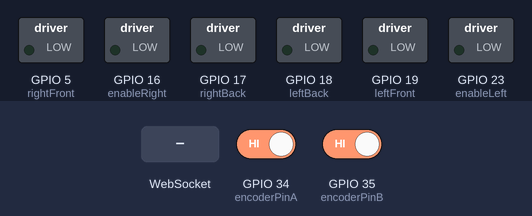
Simulated run of this sketch. Board: ESP32. Shown: switched loads named in the sketch (green lamp = pin HIGH). The inputs (shaded band) are chosen by the test bench; at power-on: GPIO 34 (encoderPinA) HIGH, GPIO 35 (encoderPinB) HIGH. WiFi joins after 1.5 s; servers stay silent unless stated; what the sketch prints to the serial monitor is not drawn.

Above: at 2.7 s.
2.8 s: WebSocket text "W" received
At 3.6 s:
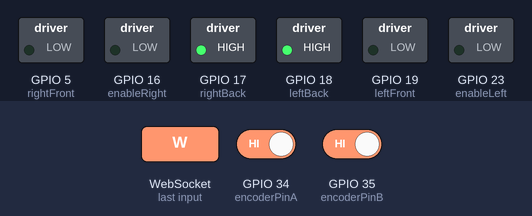
4.3 s: WebSocket text "S" received
5.8 s: WebSocket text "D" received
Timing chart, 0 to 8.8 s (numbered marks = the images above; inputs shaded):
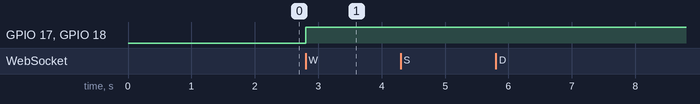

Measured:
- after the input at 2.8 s, GPIO 17 (rightBack), GPIO 18 (leftBack): LOW → HIGH at once
- after the input at 4.3 s, every drawn part: stays the same
- after the input at 5.8 s, every drawn part: stays the same

The sketch:

websocketserver.ino
```cpp
#include <WiFi.h>
#include <WebSocketsServer.h>
//#include <ESP32Servo.h>

//void movingForward();   void movingBackward();    void movingRight();       void movingLeft();

// Motor pins
const int leftFront = 19;
const int leftBack = 18;
const int rightFront = 5;
const int rightBack = 17;

const int enableLeft = 23;
int channel1 = 0;

const int enableRight = 16;
int channel2 = 1;

int freq = 1000;
int Res = 8;

/*Servo gripper;
Servo lift;
int pos0 = 0;
int pos1 = 0;
*/
// Encoder pins
const int encoderPinA = 34;
const int encoderPinB = 35;
volatile long encoder1Count = 0;
volatile long encoder2Count = 0;

long previousTime = 0;
float ePrevious = 0;
float eIntegral = 0;

float kp = 2.0;
float kd = 2.0;
float ki = 2.0;

//network credentials
const char * ssid = "gado";
const char * password = "21010716*22";
String text;
//Global varialbe defined with port 80
WebSocketsServer webSocket= WebSocketsServer(80);
// Called when websocket server receives any messages
void onWebSocketEvent(uint8_t num, WStype_t type, uint8_t * payload, size_t length){
      //Figure out the type of Websocket Event
      switch(type) {
          // Client has disconnected
          case WStype_DISCONNECTED:
            Serial.printf("[%u] Disconnected\n", num);
            break;

         //New client has connected to the server
         case WStype_CONNECTED:
          {
            IPAddress ip = webSocket.remoteIP(num);
            Serial.printf("[%u] Connected from: \n", num);
            Serial.println(ip.toString());
          }
          break;
          //Echo the text messages
          case WStype_TEXT:
           //Serial.printf("[%u] Text %s\n", num, payload);
            text = String((char*)payload);
            Serial.print("this is the recieved text: ");
            Serial.println(text);
            webSocket.sendTXT(num, payload);
            if(text == "W"){
            movingForward();

            }
            else if(text == "S"){
            movingBackward();

            }
            else if(text == "D"){
            movingRight();

            }
            else if(text == "A"){
            movingLeft();

            }
           /* else if(text == "G"){
            gripping();
            }
            else if(text == "R"){
            releasing();
            }
            else if(text == "L"){
            lifting();
            }
            else if(text == "P"){
            putting();
            }*/
            else{
            noMovement();
            }


            break;
         // For anything else: do nothing
         case WStype_BIN:
         case WStype_ERROR:
         case WStype_FRAGMENT_TEXT_START:
         case WStype_FRAGMENT_BIN_START:
         case WStype_FRAGMENT:
         case WStype_FRAGMENT_FIN:
         default:
         break;
        }
  }

void setup() {
  Serial.begin(115200);
  Serial.println("Connecting");
  WiFi.begin(ssid, password);
  while(WiFi.status() != WL_CONNECTED){
      delay(500);
      Serial.print(".");
    }
  //print IP Address
  Serial.println("Connected");
  Serial.print("My IP Address: ");
  Serial.println(WiFi.localIP());

  //start Websocket Server
  webSocket.begin();
  webSocket.onEvent(onWebSocketEvent);

  pinMode(leftFront, OUTPUT);
  pinMode(leftBack, OUTPUT);
  //pinMode(enableLeft, OUTPUT);
  pinMode(rightFront, OUTPUT);
  pinMode(rightBack, OUTPUT);
  //pinMode(enableRight, OUTPUT);


  ledcSetup(channel1, freq, Res);
  ledcSetup(channel2, freq, Res);
  ledcAttachPin(enableLeft, channel1);
  ledcAttachPin(enableRight, channel2);

  /*gripper.attach(32);
  lift.attach(33);*/

  pinMode(encoderPinA, INPUT);
  pinMode(encoderPinB, INPUT);

  attachInterrupt(digitalPinToInterrupt(encoderPinA), handleEncoder1, RISING);
  attachInterrupt(digitalPinToInterrupt(encoderPinB), handleEncoder2, RISING);

}
void loop() {
  int target = encoder1Count;
  float u = pidController(target, kp, kd, ki);
  webSocket.loop();
}


void handleEncoder1() {
  encoder1Count++;
}

void handleEncoder2() {
  encoder2Count++;
}

// PID controller
float pidController(int target, float kp, float kd, float ki) {
  long currentTime = micros();
  float deltaT = ((float)(currentTime - previousTime)) / 1.0e6;

  int e = encoder2Count - target;                    //
  float eDerivative = (e - ePrevious) / deltaT;
  eIntegral = eIntegral + e * deltaT;

  float u = (kp * e) + (ki * eIntegral) + (kd * eDerivative);

  previousTime = currentTime;
  ePrevious = e;

  return u;
}

// Motor control functions
void moveLeftMotor(int frontPin, int backPin, float u) {
  float speed = fabs(u);
  if (speed > 255) {
    speed = 255;
  }

  int direction = (u > 0) ? HIGH : LOW;

  digitalWrite(frontPin, direction);
  digitalWrite(backPin, !direction);
  ledcWrite(enableLeft, speed);
}

void moveRightMotor(int frontPin, int backPin, float u) {
  float speed = fabs(u);
  if (speed > 255) {
    speed = 255;
  }

  int direction = (u > 0) ? HIGH : LOW;

  digitalWrite(frontPin, direction);
  digitalWrite(backPin, !direction);
  ledcWrite(enableRight, speed);
}


// Robot motion control
void movingForward() {
  int target = encoder1Count;
  float u = pidController(target, kp, kd, ki);

  moveLeftMotor(leftFront, leftBack, u);
  moveRightMotor(rightFront, rightBack, u);
}

void movingBackward() {
  int target = encoder1Count;
  float u = pidController(target, kp, kd, ki);

  moveLeftMotor(leftFront, leftBack, -u);
  moveRightMotor(rightFront, rightBack, -u);
}

void movingLeft() {
  int target = encoder1Count;
  float u = pidController(target, kp, kd, ki);

  moveLeftMotor(leftFront, leftBack, -u);
  moveRightMotor(rightFront, rightBack, u);
}

void movingRight() {
  int target = encoder1Count;
  float u = pidController(target, kp, kd, ki);

  moveLeftMotor(leftFront, leftBack, u);
  moveRightMotor(rightFront, rightBack, -u);
}

void noMovement() {
  digitalWrite(leftFront, LOW);
  digitalWrite(leftBack, LOW);
  digitalWrite(rightFront, LOW);
  digitalWrite(rightBack, LOW);
}
/*
void gripping() {
  pos0 = pos0 + 5;
  if (pos0 >= 180) {
    pos0 = 180;
  }
}

void releasing() {
  pos0 = pos0 - 5;
  if (pos0 <= 0) {
    pos0 = 0;
  }
}

void lifting() {
  pos1 = pos1 + 5;
  if (pos1 >= 180) {
    pos1 = 180;
  }
}

void putting() {
  pos0 = pos0 - 5;
  if (pos0 <= 0) {
    pos0 = 0;
  }
}*/
```
